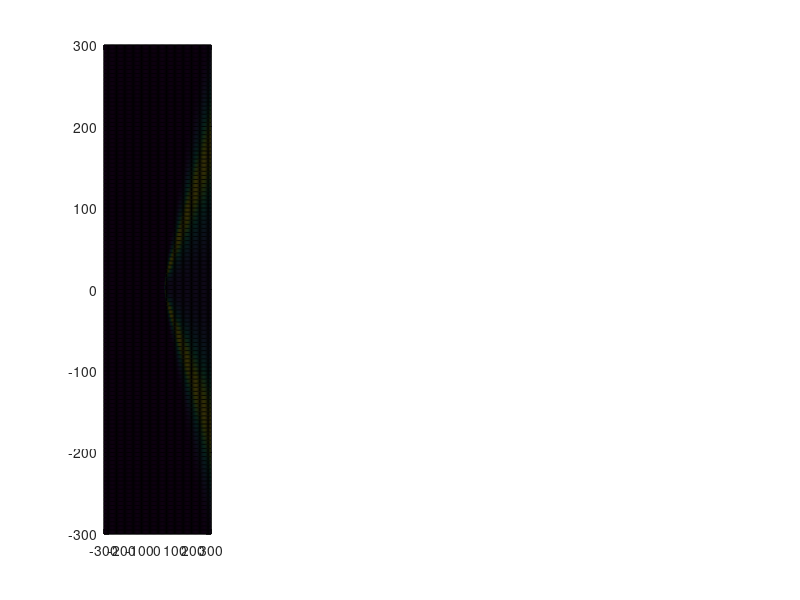

MATLAB code for this plot: (Note: this script raises an error after producing the figure.)
% Towed Array Source Localization with Ambiguity Surface method

% SIMULATIONS:

% - Simulation 1: Stationary source, moving array, no noise on measurements
% - Simulation 2: Stationary source, moving array, noisy measurements 
% - Simulation 3: Moving source, moving array, no noise on measurements -
% Incorporates Dilation of Surfaces
% - Simulation 4: Moving source, moving array with more sensors, no noise on measurements
% - Simulation 5: Two stationary sources, moving array, no noise

%//////////////////////////////////////////////////////////////////////////

%% SIMULATION 1: Stationary source, moving array, no noise on measurements
clear, close all

%~~~~~~~~~~~~~~~~~~~~~~~~~~~~Set parameters~~~~~~~~~~~~~~~~~~~~~~~~~~

Ntsteps=4; %number of time steps

%-------- Parameters for Ambiguity surface computation -------------
sig =0.002; %Determine sigma (standard deviation) for the Gaussian:
sig_hyperbolas = 0.0003; % STD for plotting intersecting hyperbolas
%(for visual assesment of how they are crossing)- needs to be small

%--------  Parameters for the source simulation ----------------  
true_wpos(1,:)= [100,50,0]; %[x,y,z]; %Set the START of True whale position 
% (note, the whale will move in this simulation)
Nsources=size(true_wpos,1);

%--------  Parameters for the boat and array simulation ----------------  
d=40; %distance between sensors
boatspeed_kts = 10; % boat speed in knots
boatspeed= boatspeed_kts/1.944; %boat speed in m/s
timestep = 10; % how much time elapses in each time step in s

%--------  Parameters for modeled TDOA ---------------- 
% - Grid range and resolution:
xrange=[-300,300]; % x range in m
yrange=[-300,300]; % y range in m
dx=5; % grid step size in m (resolution) in x direction
dy=dx;% grid step size in m (resolution) in y direction
% - Speed of sound
c=1500;


%~~~~~~~~~~~~~~~~~~~~~~Simulate Hydrophone positions~~~~~~~~~~~~~~~~~~~~~~
hyph_pos(:,:,1)=[0,0,0;d,0,0]; %[x1,y1,z1; x2,y2,z2];
Nsensors=size(hyph_pos,1);
boatmove = boatspeed*timestep;
for t=2:Ntsteps
hyph_pos(:,:,t)=hyph_pos(:,:,t-1)+ repmat([boatmove,0,0],Nsensors,1);
end
Nsensors=size(hyph_pos,1);

%~~~~~~~~~~~~~~~~~~~~~~Compute True TDOAs~~~~~~~~~~~~~~~~~~~~~~~~~~~~~~~~~
true_tdoa=zeros(Nsources,Ntsteps);
ip1=1;ip2=2;
for t=1:Ntsteps
    rp=hyph_pos(:,:,t);
    dt1 = 1/c*sqrt((rp(ip1,1)-true_wpos(:,1)).^2 + ...
        (rp(ip1,2)-true_wpos(:,2)).^2 + ...
        (rp(ip1,3)-true_wpos(:,3)).^2);
    dt2 = 1/c*sqrt((rp(ip2,1)-true_wpos(:,1)).^2 + ...
        (rp(ip2,2)-true_wpos(:,2)).^2 + ...
        (rp(ip2,3)-true_wpos(:,3)).^2);
    true_tdoa(:,t) = dt1-dt2;
end

%~~~~~~~~~~~~~~~~~~~~~~~~Create measurements~~~~~~~~~~~~~~~~~~~~~~~~~~~
tdoa_measured = true_tdoa; %Assume for the moment no noise in measurements

%~~~~~~~~~~~~~~~~~~~Create a grid for surface evaluation~~~~~~~~~~~~~~~~~~
% At the moment grid is fixed, but in future it should move with sensors.
x=xrange(1):dx:xrange(2);
Ngp_x=length(x);
y=yrange(1):dy:yrange(2);
Ngp_y=length(y);
z=0;
Ngp_z=length(z);
[X,Y,Z] = meshgrid(x,y,z);
wpos=[X(:),Y(:),Z(:)]; %gives grid of N x [x,y,z] coordinates
N= size(wpos,1); %number of grid points to evaluate

%~~~~~~~~~~~~~~~~~~~Compute Ambiguity Surfaces~~~~~~~~~~~~~~~~~~~
%Pre-allocate:
LS=nan(Nsources,N,Ntsteps);
LS_Hyperbolas = LS;
fig1=figure; hold on

for t=1:Ntsteps % for each time step compute LS

rp=hyph_pos(:,:,t);
ip1=1;ip2=2;
tdoa_model=zeros(1,N);
for wpi=1:N % for each hypothetical grid position wpos(wpi) this calculates
    % time between position and hydrophone position - dt1 (between
    % hyph 1 and position wpos(wpi)), dt2 (between hyph2 and position wpos(wpi)), then
    % tdoa_model is tdoa between the hyph1 and hyph2 if the source
    % is at wpos(wpi).
    dt1 = 1/c*sqrt( (rp(ip1,1)-wpos(wpi,1))^2 + ...
        (rp(ip1,2)-wpos(wpi,2))^2 + ...
        (rp(ip1,3)-wpos(wpi,3))^2);
    dt2 = 1/c*sqrt( (rp(ip2,1)-wpos(wpi,1))^2 + ...
        (rp(ip2,2)-wpos(wpi,2))^2 + ...
        (rp(ip2,3)-wpos(wpi,3))^2);
    tdoa_model(wpi) = dt1-dt2;
end

LS(:,:,t)= exp(-1/(2*sig^2).*(tdoa_model-tdoa_measured(t)).^2);
LS_Hyperbolas(:,:,t)= exp(-1/(2*sig_hyperbolas^2).*(tdoa_model-tdoa_measured(t)).^2);

%PLOT Ambiguity Surface at time t
LStotal_temp=reshape(LS(:,:,t),[Ngp_y,Ngp_x,Ngp_z]);
subplot(1,Ntsteps,t)
s=pcolor(X,Y,LStotal_temp); hold on
s.EdgeColor='none';
clim([0,1])
colorbar
axis equal
axis tight
plot(rp(ip1,1),rp(ip1,2),'r^','MarkerFaceColor','r'),hold on
plot(rp(ip2,1),rp(ip2,2),'r^','MarkerFaceColor','r')
plot(true_wpos(1),true_wpos(2),'r*','MarkerSize',12,'Linewidth',2)
xlabel(' x (m)'),ylabel('y (m)')
title(['Ambiguity surface for time step ', num2str(t)])

end
fontsize(fig1,14,'points')
ss = get(0, 'Screensize'); %
set(fig1, 'Position', [ss(1) ss(4)/2 ss(3) ss(4)/2]);

%~~~~~~~~~~~~~~~~~~~PLOT final Ambiguity Surface~~~~~~~~~~~~~~~~~~~
LStotal_temp=prod(LS,3);
LStotal=reshape(LStotal_temp,[Ngp_y,Ngp_x,Ngp_z]);
fig2=figure; hold on,
s=pcolor(X,Y,LStotal); 
s.EdgeColor='none';
clim([0,1])
colorbar
axis equal
axis tight
plot([hyph_pos(ip1,1,1),hyph_pos(ip1,1,end)],[hyph_pos(ip1,2,1),hyph_pos(ip1,2,end)],'r-','Linewidth',3),hold on
plot(true_wpos(1),true_wpos(2),'r*','MarkerSize',12,'Linewidth',2)
legend('Ambiguity Surface','Boat track', 'True whale position')
xlabel(' x (m)'),ylabel('y (m)')
title('Total ambiguity surface')
fontsize(fig2,14,'points')

%~~~~~~~~~~~~~~~~~~~PLOT Intersecting Hyperbolas~~~~~~~~~~~~~~~~~~~
LStotal_hyperbolas_temp = sum(LS_Hyperbolas,3);
LStotal_hyperbolas = reshape(LStotal_hyperbolas_temp,[Ngp_y,Ngp_x,Ngp_z]);
fig3=figure;
s=pcolor(X,Y,LStotal_hyperbolas); hold on
s.EdgeColor='none';
set(gca,'YDir', 'normal');
clim([0,1])
colorbar
axis equal
axis tight
plot([hyph_pos(ip1,1,1),hyph_pos(ip1,1,end)],[hyph_pos(ip1,2,1),hyph_pos(ip1,2,end)],'r-', 'Linewidth', 3),hold on
plot(true_wpos(1),true_wpos(2),'r*','MarkerSize',12,'Linewidth',2)
xlabel(' x (m)'),ylabel('y (m)')
legend('Intesecting hyperbolas', 'Boat track', 'True whale position')
title('Intesecting hyperbolas')
fontsize(fig3,14,'points')


%~~~~~~~~~~~~ Determine Ambiguity surface Peak Height and Width~~~~~~~~~~~
disp(' ')
disp('Simulation 1: Stationary source, moving array, no noise on measurements.')
disp(' ')
[peakdata] =findpeaks2D(X,Y,LStotal);
fprintf(['True whale end location is: [', repmat('%g, ', 1, numel(true_wpos(end,:))-1), '%g]\n'],true_wpos(end,:))
%take just one of the estimated peaks (the other is mirror image)
n=1;
estimated_position=[peakdata.peakX(n),peakdata.peakY(n),0]; %were at the moment considering 2D, so z coordinate = 0.
fprintf(['Estimated whale location is: [', repmat('%g, ', 1, numel(estimated_position)-1), '%g]\n'],estimated_position)
fprintf('Width of the peak in X dirextion %.2f \n',peakdata.peakXWidth(n))
fprintf('Width of the peak in Y dirextion %.2f \n',peakdata.peakYWidth(n))
fprintf('Ambiguity value for the estimated location is %.2f \n',peakdata.peakZ(n))
fprintf('The std used for Gaussian is %.3f \n',sig)
fprintf('Number of sensors used is %.0f \n',Nsensors)
%//////////////////////////////////////////////////////////////////////////

%//////////////////////////////////////////////////////////////////////////
%% SIMULATION 2: Stationary source, moving array, noisy measurements 
clear, close all

%~~~~~~~~~~~~~~~~~~~~~~~~~~~~Set parameters~~~~~~~~~~~~~~~~~~~~~~~~~~

Ntsteps=4; %number of time steps

%-------- Parameters for Ambiguity surface computation -------------
sig =0.003; %Determine sigma (standard deviation) for the Gaussian:
sig_hyperbolas = 0.0003; % STD for plotting intersecting hyperbolas
%(for visual assesment of how they are crossing)- needs to be small

%--------  Parameters for the source simulation ----------------  
true_wpos(1,:)= [100,50,0]; %[x,y,z]; %Set the START of True whale position 
% (note, the whale will move in this simulation)
Nsources=size(true_wpos,1);

%--------  Parameters for the boat and array simulation ----------------  
d=40; %distance between sensors
boatspeed_kts = 10; % boat speed in knots
boatspeed= boatspeed_kts/1.944; %boat speed in m/s
timestep = 10; % how much time elapses in each time step in s

%--------  Parameters for modeled TDOA ---------------- 
% - Grid range and resolution:
xrange=[-300,300]; % x range in m
yrange=[-300,300]; % y range in m
dx=5; % grid step size in m (resolution) in x direction
dy=dx;% grid step size in m (resolution) in y direction
% - Speed of sound
c=1500;

%--------  Parameters for measurement noise ---------------- 
measure_noise=0.001; % measurement noise (needs to be equal or less than
% what we assume for sig):


%~~~~~~~~~~~~~~~~~~~~~~Simulate Hydrophone positions~~~~~~~~~~~~~~~~~~~~~~
hyph_pos(:,:,1)=[0,0,0;d,0,0]; %[x1,y1,z1; x2,y2,z2];
Nsensors=size(hyph_pos,1);
boatmove = boatspeed*timestep;
for t=2:Ntsteps
hyph_pos(:,:,t)=hyph_pos(:,:,t-1)+ repmat([boatmove,0,0],Nsensors,1);
end
Nsensors=size(hyph_pos,1);


%~~~~~~~~~~~~~~~~~~~~~~Compute True TDOAs~~~~~~~~~~~~~~~~~~~~~~~~~~~~~~~~~
true_tdoa=zeros(Nsources,Ntsteps);
ip1=1;ip2=2;
for t=1:Ntsteps
    rp=hyph_pos(:,:,t);
    dt1 = 1/c*sqrt((rp(ip1,1)-true_wpos(:,1)).^2 + ...
        (rp(ip1,2)-true_wpos(:,2)).^2 + ...
        (rp(ip1,3)-true_wpos(:,3)).^2);
    dt2 = 1/c*sqrt((rp(ip2,1)-true_wpos(:,1)).^2 + ...
        (rp(ip2,2)-true_wpos(:,2)).^2 + ...
        (rp(ip2,3)-true_wpos(:,3)).^2);
    true_tdoa(:,t) = dt1-dt2;
end

%~~~~~~~~~~~~~~~~~~~~~~~~Create measurements~~~~~~~~~~~~~~~~~~~~~~~~~~~
tdoa_measured = true_tdoa + randn(size(true_tdoa)).*measure_noise; 
tdoa2bearing= @(x) acosd(1500/d*x); %bear2tdoa = @(x) cosd(x).*(d/c);
fprintf('True bearings are: %.4f \n', tdoa2bearing(true_tdoa))
fprintf('Measured bearings are: %.4f \n', tdoa2bearing(tdoa_measured))

%~~~~~~~~~~~~~~~~~~~Create a grid for surface evaluation~~~~~~~~~~~~~~~~~~
% At the moment grid is fixed, but in future it should move with sensors.
x=xrange(1):dx:xrange(2);
Ngp_x=length(x);
y=yrange(1):dy:yrange(2);
Ngp_y=length(y);
z=0;
Ngp_z=length(z);
[X,Y,Z] = meshgrid(x,y,z);
wpos=[X(:),Y(:),Z(:)]; %gives grid of N x [x,y,z] coordinates
N= size(wpos,1); %number of grid points to evaluate

%~~~~~~~~~~~~~~~~~~~Compute Ambiguity Surfaces~~~~~~~~~~~~~~~~~~~
% Pre-allocate:
LS=nan(Nsources,N,Ntsteps);
LS_Hyperbolas = LS;
fig1=figure; hold on

for t=1:Ntsteps % for each time step compute LS

rp=hyph_pos(:,:,t);
ip1=1;ip2=2;
tdoa_model=zeros(1,N);
for wpi=1:N % for each hypothetical grid position wpos(wpi) this calculates
    % time between position and hydrophone position - dt1 (between
    % hyph 1 and position wpos(wpi)), dt2 (between hyph2 and position wpos(wpi)), then
    % tdoa_model is tdoa between the hyph1 and hyph2 if the source
    % is at wpos(wpi).
    dt1 = 1/c*sqrt( (rp(ip1,1)-wpos(wpi,1))^2 + ...
        (rp(ip1,2)-wpos(wpi,2))^2 + ...
        (rp(ip1,3)-wpos(wpi,3))^2);
    dt2 = 1/c*sqrt( (rp(ip2,1)-wpos(wpi,1))^2 + ...
        (rp(ip2,2)-wpos(wpi,2))^2 + ...
        (rp(ip2,3)-wpos(wpi,3))^2);
    tdoa_model(wpi) = dt1-dt2;
end

LS(:,:,t)= exp(-1/(2*sig^2).*(tdoa_model-tdoa_measured(t)).^2);
LS_Hyperbolas(:,:,t)= exp(-1/(2*sig_hyperbolas^2).*(tdoa_model-tdoa_measured(t)).^2);

%PLOT Ambiguity Surface at time t
LStotal_temp=reshape(LS(:,:,t),[Ngp_y,Ngp_x,Ngp_z]);
subplot(1,Ntsteps,t)
s=pcolor(X,Y,LStotal_temp); hold on
s.EdgeColor='none';
clim([0,1])
colorbar
axis equal
axis tight
plot(rp(ip1,1),rp(ip1,2),'r^','MarkerFaceColor','r'),hold on
plot(rp(ip2,1),rp(ip2,2),'r^','MarkerFaceColor','r')
plot(true_wpos(1),true_wpos(2),'r*','MarkerSize',12,'Linewidth',2)
xlabel(' x (m)'),ylabel('y (m)')
title(['Ambiguity surface for time step ', num2str(t)])

end
fontsize(fig1,14,'points')
ss = get(0, 'Screensize'); %
set(fig1, 'Position', [ss(1) ss(4)/2 ss(3) ss(4)/2]);

%~~~~~~~~~~~~~~~~~~~PLOT final Ambiguity Surface~~~~~~~~~~~~~~~~~~~
LStotal_temp=prod(LS,3);
LStotal=reshape(LStotal_temp,[Ngp_y,Ngp_x,Ngp_z]);
fig2=figure; hold on,
s=pcolor(X,Y,LStotal); 
s.EdgeColor='none';
clim([0,1])
colorbar
axis equal
axis tight
plot([hyph_pos(ip1,1,1),hyph_pos(ip1,1,end)],[hyph_pos(ip1,2,1),hyph_pos(ip1,2,end)],'r-','Linewidth',3),hold on
plot(true_wpos(1),true_wpos(2),'r*','MarkerSize',12,'Linewidth',2)
legend('Ambiguity Surface','Boat track', 'True whale position')
xlabel(' x (m)'),ylabel('y (m)')
title('Total ambiguity surface')
fontsize(fig2,14,'points')

%~~~~~~~~~~~~~~~~~~~PLOT Intersecting Hyperbolas~~~~~~~~~~~~~~~~~~~
LStotal_hyperbolas_temp = sum(LS_Hyperbolas,3);
LStotal_hyperbolas = reshape(LStotal_hyperbolas_temp,[Ngp_y,Ngp_x,Ngp_z]);
fig3=figure;
s=pcolor(X,Y,LStotal_hyperbolas); hold on
s.EdgeColor='none';
set(gca,'YDir', 'normal');
clim([0,1])
colorbar
axis equal
axis tight
plot([hyph_pos(ip1,1,1),hyph_pos(ip1,1,end)],[hyph_pos(ip1,2,1),hyph_pos(ip1,2,end)],'r-', 'Linewidth', 3),hold on
plot(true_wpos(1),true_wpos(2),'r*','MarkerSize',12,'Linewidth',2)
xlabel(' x (m)'),ylabel('y (m)')
legend('Intesecting hyperbolas', 'Boat track', 'True whale position')
title('Intesecting hyperbolas')
fontsize(fig3,14,'points')

%~~~~~~~~~~~~ Determine Ambiguity surface Peak Height and Width~~~~~~~~~~~
disp(' ')
disp('Simulation 2: Stationary source, moving array, noisy measurements.')
disp(' ')

[peakdata] =findpeaks2D(X,Y,LStotal);
fprintf(['True whale end location is: [', repmat('%g, ', 1, numel(true_wpos(end,:))-1), '%g]\n'],true_wpos(end,:))
%take just one of the estimated peaks (the other is mirror image)
n=1;
estimated_position=[peakdata.peakX(n),peakdata.peakY(n),0]; %were at the moment considering 2D, so z coordinate = 0.
fprintf(['Estimated whale location is: [', repmat('%g, ', 1, numel(estimated_position)-1), '%g]\n'],estimated_position)
fprintf('Width of the peak in X dirextion %.2f \n',peakdata.peakXWidth(n))
fprintf('Width of the peak in Y dirextion %.2f \n',peakdata.peakYWidth(n))
fprintf('Ambiguity value for the estimated location is %.2f \n',peakdata.peakZ(n))
fprintf('The std used for Gaussian is %.3f \n',sig)
fprintf('The std used for measurement noise is %.3f \n',measure_noise)
fprintf('Number of sensors used is %.0f \n',Nsensors)
%//////////////////////////////////////////////////////////////////////////

%//////////////////////////////////////////////////////////////////////////
%% SIMULATION 3: Moving source, moving array, no noise on measurements
%!!!!!!!!!!!! Incorporates Dilation of Surfaces !!!!!!!!!!!!!!

clear,close all

%~~~~~~~~~~~~~~~~~~~~~~~~~~~~Set parameters~~~~~~~~~~~~~~~~~~~~~~~~~~

Ntsteps=4; %number of time steps

%-------- Parameters for Ambiguity surface computation -------------
sig =0.002; %Determine sigma (standard deviation) for the Gaussian:
sig_hyperbolas = 0.0003; % STD for plotting intersecting hyperbolas
%(for visual assesment of how they are crossing)- needs to be small

%--------  Parameters for the source simulation ----------------  
true_wpos(1,:)= [200,100,0]; %[x,y,z]; %Set the START of True whale position 
% (note, the whale will move in this simulation)
Nsources=size(true_wpos,1);
mean_horiz_swimspeed= 0.5; %mean horizontal swim speed (for sperm whale) [m/s] 
% (Also used for surface dilation)
swim_direction = 'xy'; % which direction whale moves - 'x', 'y', or 'xy'

%--------  Parameters for the boat and array simulation ----------------  
d=40; %distance between sensors
boatspeed_kts = 10; % boat speed in knots
boatspeed= boatspeed_kts/1.944; %boat speed in m/s
timestep = 10; % how much time elapses in each time step in s

%--------  Parameters for modeled TDOA ---------------- 
% - Grid range and resolution:
xrange=[-300,300]; % x range in m
yrange=[-300,300]; % y range in m
dx=5; % grid step size in m (resolution) in x direction
dy=dx;% grid step size in m (resolution) in y direction
% - Speed of sound
c=1500;

%~~~~~~~~~~~~~~~~~~~~~~Simulate Hydrophone positions~~~~~~~~~~~~~~~~~~~~~~
hyph_pos(:,:,1)=[0,0,0;d,0,0]; %[x1,y1,z1; x2,y2,z2];
Nsensors=size(hyph_pos,1);
boatmove = boatspeed*timestep;
for t=2:Ntsteps
hyph_pos(:,:,t)=hyph_pos(:,:,t-1)+ repmat([boatmove,0,0],Nsensors,1);
end
Nsensors=size(hyph_pos,1);

%~~~~~~~~~~~~~~~~~~~~~~Simulate True Whale positions~~~~~~~~~~~~~~~~~~~~~~
whalemove=mean_horiz_swimspeed*timestep;
switch swim_direction
    case 'x'
        whalemove_t=[whalemove,0,0];
    case 'y'
        whalemove_t=[0,whalemove,0];
    case 'xy'
        whalemove_t=[whalemove/2,whalemove/2,0];
end
for t=2:Ntsteps
true_wpos(t,:)= true_wpos(t-1,:) + whalemove_t; % [x,y,z];
% Slow swimming whale + [3,6,0];
% Fast swimming whale + [8.7,17.4,0];
end

%~~~~~~~~~~~~~~~~~~~~~~Compute True TDOAs~~~~~~~~~~~~~~~~~~~~~~~~~~~~~~~~~
true_tdoa=zeros(Nsources,Ntsteps);
ip1=1;ip2=2;
for t=1:Ntsteps
    rp=hyph_pos(:,:,t);
    dt1 = 1/c*sqrt((rp(ip1,1)-true_wpos(:,1)).^2 + ...
        (rp(ip1,2)-true_wpos(:,2)).^2 + ...
        (rp(ip1,3)-true_wpos(:,3)).^2);
    dt2 = 1/c*sqrt((rp(ip2,1)-true_wpos(:,1)).^2 + ...
        (rp(ip2,2)-true_wpos(:,2)).^2 + ...
        (rp(ip2,3)-true_wpos(:,3)).^2);
    true_tdoa(:,t) = dt1-dt2;
end

%~~~~~~~~~~~~~~~~~~~~~~~~Create measurements~~~~~~~~~~~~~~~~~~~~~~~~~~~
tdoa_measured = true_tdoa; %Assume for the moment no noise in measurements

%~~~~~~~~~~~~~~~~~~~Create a grid for surface evaluation~~~~~~~~~~~~~~~~~~
% At the moment grid is fixed, but in future it should move with sensors.
x=xrange(1):dx:xrange(2);
Ngp_x=length(x);
y=yrange(1):dy:yrange(2);
Ngp_y=length(y);
z=0;
Ngp_z=length(z);
[X,Y,Z] = meshgrid(x,y,z);
wpos=[X(:),Y(:),Z(:)]; %gives grid of N x [x,y,z] coordinates
N= size(wpos,1); %number of grid points to evaluate


%~~~~~~~~~ Get time step when animal is closest to 90deg (tdoa=0s)~~~~~~~~~
% This is for the purpose of Surface Dilation
[~,ind]=min(abs(tdoa_measured));
tsteps=1:1:Ntsteps;
tstep90=tsteps(ind); 

%~~~~~~~~~~~~~~~~~~~Compute Ambiguity Surfaces~~~~~~~~~~~~~~~~~~~
% Without dilation : LS
% With Dialtion: LSdilate
%Pre-allocate:
LS=nan(Nsources,N,Ntsteps); 
LS_Hyperbolas = LS;
LSdilate = nan(Ngp_x,Ngp_y,Ntsteps);
fig1=figure; hfig1=cell(1,Ntsteps);

for t=1:Ntsteps % for each time step compute LS

rp=hyph_pos(:,:,t);
ip1=1;ip2=2;
tdoa_model=zeros(1,N);
for wpi=1:N % for each hypothetical grid position wpos(wpi) this calculates
    % time between position and hydrophone position - dt1 (between
    % hyph 1 and position wpos(wpi)), dt2 (between hyph2 and position wpos(wpi)), then
    % tdoa_model is tdoa between the hyph1 and hyph2 if the source
    % is at wpos(wpi).
    dt1 = 1/c*sqrt( (rp(ip1,1)-wpos(wpi,1))^2 + ...
        (rp(ip1,2)-wpos(wpi,2))^2 + ...
        (rp(ip1,3)-wpos(wpi,3))^2);
    dt2 = 1/c*sqrt( (rp(ip2,1)-wpos(wpi,1))^2 + ...
        (rp(ip2,2)-wpos(wpi,2))^2 + ...
        (rp(ip2,3)-wpos(wpi,3))^2);
    tdoa_model(wpi) = dt1-dt2;
end

LS(:,:,t)= exp(-1/(2*sig^2).*(tdoa_model-tdoa_measured(t)).^2);
LS_Hyperbolas(:,:,t)= exp(-1/(2*sig_hyperbolas^2).*(tdoa_model-tdoa_measured(t)).^2);

% PLOT Ambiguity Surface at time t (without surface dilation)
LStotal_temp=reshape(LS(:,:,t),[Ngp_y,Ngp_x,Ngp_z]);
%NOTE: reshape(A,[2,3]) reshapes A into a 2-by-3 matrix - 
% reshape(A,[rows,columns])- i.e. reshape(A,[y,x]);
hfig1{t}=subplot(1,Ntsteps,t,'Parent', fig1); hold on;
pcolor(hfig1{t},X,Y,LStotal_temp); 
clim([0,1])
colorbar
shading interp
axis equal
axis tight
hold on;plot(hfig1{t},rp(ip1,1),rp(ip1,2),'r^','MarkerFaceColor','r')
hold on;plot(hfig1{t},rp(ip2,1),rp(ip2,2),'r^','MarkerFaceColor','r')
hold on;plot(hfig1{t},true_wpos(t,1),true_wpos(t,2),'r*','MarkerSize',12,'Linewidth',2)
xlabel(' x (m)'),ylabel('y (m)')
hold off

%///////////////////DILATE SURFACES////////////////////////////////
% Apply Surface dilation filter (imdilate) to compensate for whale movement:

dt90 = timestep*abs(t-tstep90); %Elapsed time from when animals are at 90deg (0 tdoa) [s]
if dt90==0
dt90=2;
end
mdwh=dt90*mean_horiz_swimspeed; %maximum distance whale could have travelled horizontally [m]

%gridpoints for filter in x (and also y since the same assumptions re swim speed and grid space)
xgridf=0:dx:(mdwh+dx);
filt_x_grid = [-fliplr(xgridf(2:end)),xgridf];
ygridf=0:dy:(mdwh+dy);
filt_y_grid = [-fliplr(ygridf(2:end)),ygridf];
[Fx,Fy] = meshgrid(filt_x_grid,filt_y_grid);
De = sqrt(Fx.^2+Fy.^2)/mdwh; %normalize to max distance that the whale could have swam (feasible distance will be 1 or lower)

LSdilate(:,:,t)=imdilate(LStotal_temp,(De<=1));
%//////////////////////////////////////////////////////////////////

end
ss = get(0, 'Screensize'); %
set(fig1, 'Position', [ss(1) ss(4)/2 ss(3) ss(4)/2]);


% ~~~~~~~~~~~~~~~~PLOT final Ambiguity Surface without Dilation~~~~~~~~~~~~~
LStotal_temp=prod(LS,3);
LStotal=reshape(LStotal_temp,[Ngp_y,Ngp_x,Ngp_z]);
fig2=figure; hold on,
pcolor(X,Y,LStotal);
clim([0,1])
colorbar
shading interp
axis equal
axis tight
plot([hyph_pos(ip1,1,1),hyph_pos(ip1,1,end)],[hyph_pos(ip1,2,1),hyph_pos(ip1,2,end)],'r-', 'Linewidth', 3),hold on
for k=2:Ntsteps
plot([true_wpos(k-1,1),true_wpos(k,1)],[true_wpos(k-1,2),true_wpos(k,2)],'r*-','MarkerSize',12,'Linewidth',2)
end
xlabel(' x (m)'),ylabel('y (m)')
title(['Total ambiguity surface WITHOUT dilation for \sigma=',num2str(sig)])
legend('Ambiguity Surface','Boat track', 'True whale position')
fontsize(fig2,14,'points')


%~~~~~~~~~~~~~~PLOT dilated Ambiguity Surfaces for each time t~~~~~~~~~~~~~
% PLOT dilated surface (for some reason it messes up fig 1 if plotted
% within the loop)
fig3=figure; hfig2=cell(1,Ntsteps);
for t=1:Ntsteps
ip1=1;ip2=2;
rp=hyph_pos(:,:,t);
%PLOT
hfig2{t}=subplot(1,Ntsteps,t,'Parent', fig3); hold on;
pcolor(hfig2{t},X,Y,LSdilate(:,:,t)); hold on;
clim([0,1])
colorbar
shading interp
axis equal
axis tight
plot(hfig2{t},rp(ip1,1),rp(ip1,2),'r^','MarkerFaceColor','r'),hold on
plot(hfig2{t},rp(ip2,1),rp(ip2,2),'r^','MarkerFaceColor','r')
plot(hfig2{t},true_wpos(t,1),true_wpos(t,2),'r*','Markersize',10, 'LineWidth',3)
xlabel(' x (m)'),ylabel('y (m)')
hold off
end
title('Dilated ambiguity surfaces')
ss = get(0, 'Screensize'); %
set(fig3, 'Position', [ss(1) ss(4)/2 ss(3) ss(4)/2]);

%~~~~~~~~~~~~~~~~PLOT final Ambiguity Surface with Dilation~~~~~~~~~~~~~
LSdilatetotal=prod(LSdilate,3);
fig4=figure; hold on,
pcolor(X,Y,LSdilatetotal);
clim([0,1])
colorbar
shading interp
axis equal
axis tight
plot([hyph_pos(ip1,1,1),hyph_pos(ip1,1,end)],[hyph_pos(ip1,2,1),hyph_pos(ip1,2,end)],'r-', 'Linewidth', 3),hold on
for k=2:Ntsteps
plot([true_wpos(k-1,1),true_wpos(k,1)],[true_wpos(k-1,2),true_wpos(k,2)],'r*-','MarkerSize',12,'Linewidth',2)
end
xlabel(' x (m)'),ylabel('y (m)')
title(['Total ambiguity surface WITH dilation for \sigma=',num2str(sig)])
legend('Ambiguity Surface','Boat track', 'True whale position')
fontsize(fig4,14,'points')


%~~~~~~~~~~~~~~~~~~~PLOT Intersecting Hyperbolas~~~~~~~~~~~~~~~~~~~
LStotal_hyperbolas_temp = sum(LS_Hyperbolas,3);
LStotal_hyperbolas = reshape(LStotal_hyperbolas_temp,[Ngp_y,Ngp_x,Ngp_z]);
fig5=figure;
pcolor(X,Y,LStotal_hyperbolas); hold on
set(gca,'YDir', 'normal');
clim([0,1])
colorbar
shading interp
axis equal
axis tight
plot([hyph_pos(ip1,1,1),hyph_pos(ip1,1,end)],[hyph_pos(ip1,2,1),hyph_pos(ip1,2,end)],'r-', 'Linewidth', 3),hold on
for k=2:Ntsteps
plot([true_wpos(k-1,1),true_wpos(k,1)],[true_wpos(k-1,2),true_wpos(k,2)],'r*-','MarkerSize',12,'Linewidth',2)
end
xlabel(' x (m)'),ylabel('y (m)')
legend('Intesecting hyperbolas', 'Boat track', 'True whale position')
title ('Intersecting hyperbolas')
fontsize(fig5,14,'points')


%~~~~~~~~~~~~ Determine Ambiguity surface Peak Height and Width~~~~~~~~~~~
disp(' ')
disp(['Simulation 3: Moving source, moving array, no noise on measurements.' ...
    ' Incorporates Surface dilation'])
disp(' ')

% WITHOUT DILATION
[peakdata] =findpeaks2D(X,Y,LStotal);
disp('------------------------------')
disp('WITHOUT Dilation')
fprintf(['True whale end location is: [', repmat('%g, ', 1, numel(true_wpos(end,:))-1), '%g]\n'],true_wpos(end,:))
%take just one of the estimated peaks (the other is mirror image)
n=1;
estimated_position=[peakdata.peakX(n),peakdata.peakY(n),0]; %were at the moment considering 2D, so z coordinate = 0.
fprintf(['Estimated whale location is: [', repmat('%g, ', 1, numel(estimated_position)-1), '%g]\n'],estimated_position)
fprintf('Width of the peak in X dirextion %.2f \n',peakdata.peakXWidth(n))
fprintf('Width of the peak in Y dirextion %.2f \n',peakdata.peakYWidth(n))
fprintf('Ambiguity value for the estimated location is %.2f \n',peakdata.peakZ(n))
fprintf('The variance used for Gaussian is %.3f \n',sig)
fprintf('Number of sensors used is %.0f \n',Nsensors)
%//////////////////////////////////////////////////////////////////////////

% WITH DILATION
[peakdata_dilate] =findpeaks2D(X,Y,LSdilatetotal);
disp('------------------------------')
disp('WITH Dilation')
fprintf(['True whale end location is: [', repmat('%g, ', 1, numel(true_wpos(end,:))-1), '%g]\n'],true_wpos(end,:))
%take just one of the estimated peaks (the other is mirror image)
n=1;
estimated_position=[peakdata_dilate.peakX(n),peakdata_dilate.peakY(n),0]; %were at the moment considering 2D, so z coordinate = 0.
fprintf(['Estimated whale location is: [', repmat('%g, ', 1, numel(estimated_position)-1), '%g]\n'],estimated_position)
fprintf('Width of the peak in X dirextion %.2f \n',peakdata_dilate.peakXWidth(n))
fprintf('Width of the peak in Y dirextion %.2f \n',peakdata_dilate.peakYWidth(n))
fprintf('Ambiguity value for the estimated location is %.2f \n',peakdata_dilate.peakZ(n))
fprintf('The variance used for Gaussian is %.3f \n',sig)
fprintf('Number of sensors used is %.0f \n',Nsensors)

%//////////////////////////////////////////////////////////////////////////

%//////////////////////////////////////////////////////////////////////////
%% SIMULATION 4: Moving source, moving array with more sensors, no noise on measurements

clear,close all

%~~~~~~~~~~~~~~~~~~~~~~~~~~~~Set parameters~~~~~~~~~~~~~~~~~~~~~~~~~~

Ntsteps=4; %number of time steps

%-------- Parameters for Ambiguity surface computation -------------
sig =0.003; %Determine sigma (standard deviation) for the Gaussian:
sig_hyperbolas = 0.0003; % STD for plotting intersecting hyperbolas
%(for visual assesment of how they are crossing)- needs to be small

%--------  Parameters for the source simulation ----------------  
true_wpos(1,:)= [100,50,0]; %[x,y,z]; %Set the START of True whale position 
% (note, the whale will move in this simulation)
Nsources=size(true_wpos,1);
mean_horiz_swimspeed= 0.5; %mean horizontal swim speed (for sperm whale) [m/s] 
% (Also used for surface dilation)
swim_direction = 'xy'; % which direction whale moves - 'x', 'y', or 'xy'

%--------  Parameters for the boat and array simulation ----------------  
d1=3; %distance between sensors 1&2
d2=40; %distance between sensors 2&3
boatspeed_kts = 10; % boat speed in knots
boatspeed= boatspeed_kts/1.944; %boat speed in m/s
timestep = 10; % how much time elapses in each time step in s

%--------  Parameters for modeled TDOA ---------------- 
% - Grid range and resolution:
xrange=[-300,300]; % x range in m
yrange=[-300,300]; % y range in m
dx=5; % grid step size in m (resolution) in x direction
dy=dx;% grid step size in m (resolution) in y direction
% - Speed of sound
c=1500;

%~~~~~~~~~~~~~~~~~~~~~~Simulate Hydrophone positions~~~~~~~~~~~~~~~~~~~~~~
%The boat is moving along x direction
hyph_pos(:,:,1)=[0,0,0;d1,0,0;d2,0,0]; %[x1,y1,z1; x2,y2,z2; x3,y3,z3];
Nsensors=size(hyph_pos,1);
boatmove = boatspeed*timestep;
for t=2:Ntsteps
hyph_pos(:,:,t)=hyph_pos(:,:,t-1)+ repmat([boatmove,0,0],Nsensors,1);
end
Nsensors=size(hyph_pos,1);

%~~~~~~~~~~~~~~~~~~~~~~Simulate True Whale positions~~~~~~~~~~~~~~~~~~~~~~
whalemove=mean_horiz_swimspeed*timestep;
switch swim_direction
    case 'x'
        whalemove_t=[whalemove,0,0];
    case 'y'
        whalemove_t=[0,whalemove,0];
    case 'xy'
        whalemove_t=[whalemove/2,whalemove/2,0];
end
for t=2:Ntsteps
true_wpos(t,:)= true_wpos(t-1,:) + whalemove_t; % [x,y,z];
% Slow swimming whale + [3,6,0];
% Fast swimming whale + [8.7,17.4,0];
end

%~~~~~~~~~~~~~~~~~~~~~~Compute True TDOAs~~~~~~~~~~~~~~~~~~~~~~~~~~~~~~~~~
% compute tdoas between all sensors:
Ncombos=Nsensors*(Nsensors-1)- sum((Nsensors-1):-1:1); %Number of tdoa pairs
true_tdoas= cell(1,Ncombos);
count=1;
for ip1=1:Nsensors
    for ip2= ip1+1:Nsensors
        true_tdoa_temp=zeros(1,Ntsteps);
        for t=1:Ntsteps % at each time t
            rp=hyph_pos(:,:,t);

            dt1 = 1/c*sqrt((rp(ip1,1)-true_wpos(t,1))^2 + ...
                (rp(ip1,2)-true_wpos(t,2))^2 + ...
                (rp(ip1,3)-true_wpos(t,3))^2);
            dt2 = 1/c*sqrt((rp(ip2,1)-true_wpos(t,1))^2 + ...
                (rp(ip2,2)-true_wpos(t,2))^2 + ...
                (rp(ip2,3)-true_wpos(t,3))^2);
            true_tdoa_temp(t) = dt1-dt2;
        end
        true_tdoas{count}=true_tdoa_temp;
        count=count+1;
    end
end

%~~~~~~~~~~~~~~~~~~~~~~~~Create measurements~~~~~~~~~~~~~~~~~~~~~~~~~~~
%re-arrange so that the measured tdoas are per time step (matrix of (Ncombos,Ntsteps)):
tdoa_measured = vertcat(true_tdoas{:}); %Assume for the moment no noise in measurements

%~~~~~~~~~~~~~~~~~~~Create a grid for surface evaluation~~~~~~~~~~~~~~~~~~
% At the moment grid is fixed, but in future it should move with sensors.
x=xrange(1):dx:xrange(2);
Ngp_x=length(x);
y=yrange(1):dy:yrange(2);
Ngp_y=length(y);
z=0;
Ngp_z=length(z);
[X,Y,Z] = meshgrid(x,y,z);
wpos=[X(:),Y(:),Z(:)]; %gives grid of N x [x,y,z] coordinates
N= size(wpos,1); %number of grid points to evaluate

%~~~~~~~~~~~~~~~~~~~Compute Ambiguity Surfaces~~~~~~~~~~~~~~~~~~~
%Pre-allocate:
LStotal_tstep=zeros(Nsources,N,Ntsteps);

for t=1:Ntsteps % for each time step compute LS (should be a product of LSs for all hydrophone pairs)

    rp=hyph_pos(:,:,t);
    count=1;

    LS_temp=zeros(Ncombos,N);
    fig1=figure; hold on
    for ip1=1:Nsensors
        for ip2= ip1+1:Nsensors
            tdoa_model=zeros(1,N);
            for wpi=1:N % for each hypothetical grid position wpos(wpi) this calculates
                % time between position and hydrophone position - dt1 (between
                % hyph 1 and position wpos(wpi)), dt2 (between hyph2 and position wpos(wpi)), then
                % tdoa_model is tdoa between the hyph1 and hyph2 if the source
                % is at wpos(wpi).
                dt1 = 1/c*sqrt( (rp(ip1,1)-wpos(wpi,1))^2 + ...
                    (rp(ip1,2)-wpos(wpi,2))^2 + ...
                    (rp(ip1,3)-wpos(wpi,3))^2);
                dt2 = 1/c*sqrt( (rp(ip2,1)-wpos(wpi,1))^2 + ...
                    (rp(ip2,2)-wpos(wpi,2))^2 + ...
                    (rp(ip2,3)-wpos(wpi,3))^2);
                tdoa_model(wpi) = dt1-dt2;
            end

            LS_temp(count,:)= exp(-1/(2*sig^2).*(tdoa_model-tdoa_measured(count,t)).^2);
            

            LStotal_temp=reshape(LS_temp(count,:),[Ngp_y,Ngp_x,Ngp_z]);
            subplot(1,Nsensors,count)
            s=pcolor(X,Y,LStotal_temp); hold on
            s.EdgeColor='none';
            clim([0,1])
            colorbar
            axis equal
            axis tight
            plot(rp(ip1,1),rp(ip1,2),'r^','MarkerFaceColor','r'),hold on
            plot(rp(ip2,1),rp(ip2,2),'r^','MarkerFaceColor','r')
            plot(true_wpos(t,1),true_wpos(t,2),'r*','MarkerSize',12,'Linewidth',2)
            xlabel(' x (m)'),ylabel('y (m)')
            title(['Ambiguity surface at time step ',num2str(t),...
                ', sensors ', num2str(ip1), ' and ', num2str(ip2)])

            count=count+1;

        end
    end
    ss = get(0, 'Screensize'); %
    set(fig1, 'Position', [ss(1) ss(4)/2 ss(3) ss(4)/2]);

    LStotal_tstep(:,:,t) = prod(LS_temp);
    LStotal_tstep_temp=reshape(LStotal_tstep(:,:,t),[Ngp_y,Ngp_x,Ngp_z]);
    fig2=figure;
    s=pcolor(X,Y,LStotal_tstep_temp); hold on
    s.EdgeColor='none';
    clim([0,1])
    colorbar
    axis equal
    axis tight
    for k=1:Nsensors
        plot(rp(k,1),rp(k,2),'r^','MarkerFaceColor','r'),hold on
    end
    plot(true_wpos(t,1),true_wpos(t,2),'r*','MarkerSize',12,'Linewidth',2)
    xlabel(' x (m)'),ylabel('y (m)')
    title(['Total Ambiguity surface at time step ',num2str(t)])

end


%~~~~~~~~~~~~~~~~~~~PLOT final Ambiguity Surface~~~~~~~~~~~~~~~~~~~
LStotal_temp=prod(LStotal_tstep,3);
LStotal=reshape(LStotal_temp,[Ngp_y,Ngp_x,Ngp_z]);
h=figure; hold on;
s=pcolor(X,Y,LStotal);
s.EdgeColor='none';
clim([0,1])
colorbar
axis equal
axis tight
hph=1;
plot([hyph_pos(hph,1,1),hyph_pos(hph,1,end)],[hyph_pos(hph,2,1),hyph_pos(hph,2,end)],'r-','Linewidth',3),hold on
for k=2:Ntsteps
plot([true_wpos(k-1,1),true_wpos(k,1)],[true_wpos(k-1,2),true_wpos(k,2)],'r*-','MarkerSize',12,'Linewidth',2)
end
xlabel(' x (m)'),ylabel('y (m)'), title ('Total ambiguity surface')
legend('Intesecting hyperbolas', 'Boat track', 'True whale position')
fontsize(h,14,'points')


%~~~~~~~~~~~~ Determine Ambiguity surface Peak Height and Width~~~~~~~~~~~
disp(' ')
disp('Simulation 4: Moving source, moving array with more sensors, no noise on measurements.')
disp(' ')

[peakdata] =findpeaks2D(X,Y,LStotal);
fprintf(['True whale end location is: [', repmat('%g, ', 1, numel(true_wpos(end,:))-1), '%g]\n'],true_wpos(end,:))
%take just one of the estimated peaks (the other is mirror image)
n=1;
estimated_position=[peakdata.peakX(n),peakdata.peakY(n),0]; %were at the moment considering 2D, so z coordinate = 0.
fprintf(['Estimated whale location is: [', repmat('%g, ', 1, numel(estimated_position)-1), '%g]\n'],estimated_position)
fprintf('Width of the peak in X dirextion %.2f \n',peakdata.peakXWidth(n))
fprintf('Width of the peak in Y dirextion %.2f \n',peakdata.peakYWidth(n))
fprintf('Ambiguity value for the estimated location is %.2f \n',peakdata.peakZ(n))
fprintf('The std used for Gaussian is %.3f \n',sig)
fprintf('Number of sensors used is %.0f \n',Nsensors)
%//////////////////////////////////////////////////////////////////////////

%//////////////////////////////////////////////////////////////////////////
%% SIMULATION 5: Moving array (2 sensors), two stationary sources, no noise

clear, close all

%~~~~~~~~~~~~~~~~~~~~~~~~~~~~Set parameters~~~~~~~~~~~~~~~~~~~~~~~~~~

Ntsteps=4; %number of time steps

%-------- Parameters for Ambiguity surface computation -------------
sig =0.003; %Determine sigma (standard deviation) for the Gaussian:
sig_hyperbolas = 0.0003; % STD for plotting intersecting hyperbolas
%(for visual assesment of how they are crossing)- needs to be small

%--------  Parameters for the source simulation ----------------  
true_wpos(1,:)= [100,50,0]; %[x,y,z]; %Set the START of True whale position 
% (note, the whale will move in this simulation)
true_wpos(2,:)= [10,100,0];
Nsources=size(true_wpos,1);
mean_horiz_swimspeed= 0.5; %mean horizontal swim speed (for sperm whale) [m/s] 
% (Also used for surface dilation)
swim_direction = 'xy'; % which direction whale moves - 'x', 'y', or 'xy'

%--------  Parameters for the boat and array simulation ----------------  
d=40; %distance between sensors 2&3
boatspeed_kts = 10; % boat speed in knots
boatspeed= boatspeed_kts/1.944; %boat speed in m/s
timestep = 10; % how much time elapses in each time step in s

%--------  Parameters for modeled TDOA ---------------- 
% - Grid range and resolution:
xrange=[-300,300]; % x range in m
yrange=[-300,300]; % y range in m
dx=5; % grid step size in m (resolution) in x direction
dy=dx;% grid step size in m (resolution) in y direction
% - Speed of sound
c=1500;

%~~~~~~~~~~~~~~~~~~~~~~Simulate Hydrophone positions~~~~~~~~~~~~~~~~~~~~~~
%The boat is moving along x direction
hyph_pos(:,:,1)=[0,0,0;d,0,0]; %[x1,y1,z1; x2,y2,z2];
Nsensors=size(hyph_pos,1);
boatmove = boatspeed*timestep;
for t=2:Ntsteps
hyph_pos(:,:,t)=hyph_pos(:,:,t-1)+ repmat([boatmove,0,0],Nsensors,1);
end
Nsensors=size(hyph_pos,1);


%~~~~~~~~~~~~~~~~~~~~~~Compute True TDOAs~~~~~~~~~~~~~~~~~~~~~~~~~~~~~~~~~
true_tdoa=zeros(Nsources,Ntsteps);
ip1=1;ip2=2;
for t=1:Ntsteps
    rp=hyph_pos(:,:,t);
    dt1 = 1/c*sqrt((rp(ip1,1)-true_wpos(:,1)).^2 + ...
        (rp(ip1,2)-true_wpos(:,2)).^2 + ...
        (rp(ip1,3)-true_wpos(:,3)).^2);
    dt2 = 1/c*sqrt((rp(ip2,1)-true_wpos(:,1)).^2 + ...
        (rp(ip2,2)-true_wpos(:,2)).^2 + ...
        (rp(ip2,3)-true_wpos(:,3)).^2);
    true_tdoa(:,t) = dt1-dt2;
end


%~~~~~~~~~~~~~~~~~~~~~~~~Create measurements~~~~~~~~~~~~~~~~~~~~~~~~~~~
tdoa_measured = true_tdoa; %Assume for the moment no noise in measurements
%measurements are a matrix Nsources x Nsteps

%~~~~~~~~~~~~~~~~~~~Create a grid for surface evaluation~~~~~~~~~~~~~~~~~~
% At the moment grid is fixed, but in future it should move with sensors.
x=xrange(1):dx:xrange(2);
Ngp_x=length(x);
y=yrange(1):dy:yrange(2);
Ngp_y=length(y);
z=0;
Ngp_z=length(z);
[X,Y,Z] = meshgrid(x,y,z);
wpos=[X(:),Y(:),Z(:)]; %gives grid of N x [x,y,z] coordinates
N= size(wpos,1); %number of grid points to evaluate


%~~~~~~~~~~~~~~~~~~~Compute Ambiguity Surfaces~~~~~~~~~~~~~~~~~~~
%Pre-allocate:
LS=nan(Nsources,N,Ntsteps);

for t=1:Ntsteps % for each time step compute LS

rp=hyph_pos(:,:,t);
ip1=1;ip2=2;
tdoa_model=zeros(1,N);
for wpi=1:N % for each hypothetical grid position wpos(wpi) this calculates
    % time between position and hydrophone position - dt1 (between
    % hyph 1 and position wpos(wpi)), dt2 (between hyph2 and position wpos(wpi)), then
    % tdoa_model is tdoa between the hyph1 and hyph2 if the source
    % is at wpos(wpi).
    dt1 = 1/c*sqrt( (rp(ip1,1)-wpos(wpi,1))^2 + ...
        (rp(ip1,2)-wpos(wpi,2))^2 + ...
        (rp(ip1,3)-wpos(wpi,3))^2);
    dt2 = 1/c*sqrt( (rp(ip2,1)-wpos(wpi,1))^2 + ...
        (rp(ip2,2)-wpos(wpi,2))^2 + ...
        (rp(ip2,3)-wpos(wpi,3))^2);
    tdoa_model(wpi) = dt1-dt2;
end

LS(:,:,t)= exp(-1/(2*sig^2).*(tdoa_model-tdoa_measured(:,t)).^2);


%PLOT Ambiguity Surface for each source at time t
figure,hold on
for n=1:Nsources
LStotal_temp=reshape(LS(n,:,t),[Ngp_y,Ngp_x,Ngp_z]);
subplot(1,Nsources,n)
s=pcolor(X,Y,LStotal_temp); hold on
s.EdgeColor='none';
clim([0,1])
colorbar
axis equal
axis tight
plot(rp(ip1,1),rp(ip1,2),'r^','MarkerFaceColor','r'),hold on
plot(rp(ip2,1),rp(ip2,2),'r^','MarkerFaceColor','r')
plot(true_wpos(n,1),true_wpos(n,2),'r*','MarkerSize',12,'Linewidth',2)
xlabel(' x (m)'),ylabel('y (m)')
title(['LS for source ',num2str(n),' time step ', num2str(t)])
end
ss = get(0, 'Screensize'); %
set(gcf, 'Position', [ss(1) ss(4)/2 ss(3) ss(4)/2]);

end


%~~~~~~~~~~~~~~~~~~~PLOT final Ambiguity Surface~~~~~~~~~~~~~~~~~~~
LStotal_temp=prod(LS,3);
figure, hold on
for n=1:Nsources
    LStotal=reshape(LStotal_temp(n,:),[Ngp_y,Ngp_x,Ngp_z]);
    subplot(1,Nsources,n)
    s=pcolor(X,Y,LStotal);hold on
    s.EdgeColor='none';
    clim([0,1])
    colorbar
    axis equal
    axis tight
    hph=1;
    plot([hyph_pos(hph,1,1),hyph_pos(hph,1,end)],[hyph_pos(hph,2,1),hyph_pos(hph,2,end)],'r-','Linewidth',3),hold on
    plot(true_wpos(n,1),true_wpos(n,2),'r*','MarkerSize',12,'Linewidth',2)
    xlabel(' x (m)'),ylabel('y (m)')
    title (['Total ambiguity surface for source ', num2str(n)])
end

%~~~~~~~~~~~~ Determine Ambiguity surface Peak Height and Width~~~~~~~~~~~
disp(' ')
disp('Simulation 5: Two stationary sources, moving array, no noise on measurements.')
disp(' ')

for m=1:Nsources
    disp('--------------------------- ')
    fprintf('Source %.0f \n',m)

LStotal=reshape(LStotal_temp(m,:),[Ngp_y,Ngp_x,Ngp_z]);   
[peakdata] =findpeaks2D(X,Y,LStotal);
fprintf(['True whale end location is: [', repmat('%g, ', 1, numel(true_wpos(m,:))-1), '%g]\n'],true_wpos(m,:))
%take just one of the estimated peaks (the other is mirror image)
n=1;
estimated_position=[peakdata.peakX(n),peakdata.peakY(n),0]; %were at the moment considering 2D, so z coordinate = 0.
fprintf(['Estimated whale location is: [', repmat('%g, ', 1, numel(estimated_position)-1), '%g]\n'],estimated_position)
fprintf('Width of the peak in X dirextion %.2f \n',peakdata.peakXWidth(n))
fprintf('Width of the peak in Y dirextion %.2f \n',peakdata.peakYWidth(n))
fprintf('Ambiguity value for the estimated location is %.2f \n',peakdata.peakZ(n))
fprintf('The std used for Gaussian is %.3f \n',sig)
fprintf('Number of sensors used is %.0f \n',Nsensors)

end
%//////////////////////////////////////////////////////////////////////////